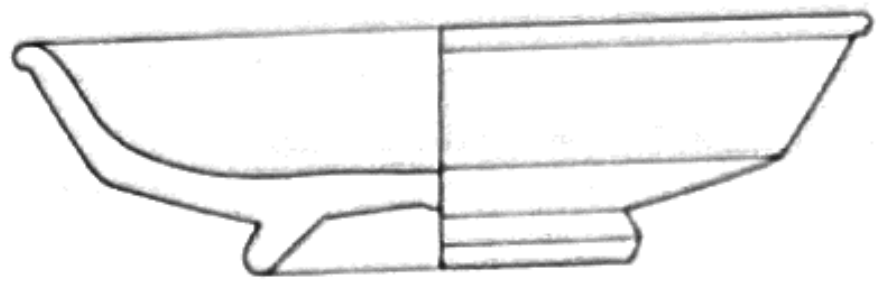
#> input picture data/typology/Drag18-31.png, 886 x 290 px
$ python -i preprocess.py   (imports and definitions only)
#> lines starting #> are read from the running program, lines starting #| are printed output that depends on the picture; after the words box and inside, x2 and y2 are one past the last pixel; in counts of white or black regions, pixels touching at a corner belong together
"""Clean and extract geometric profiles from raw shard and typology scans."""

from utils import load_config, create_dir
import tempfile
import argparse
import logging
import cv2
import cairosvg
import numpy as np
import xml.etree.ElementTree as ET
from pathlib import Path
from tqdm import tqdm

# [1 line that did not run here, left out]

# [1 line that did not run here, left out]
# [1 line that did not run here, left out]
# [1 line that did not run here, left out]
# [1 line that did not run here, left out]

# [1 line not run here, left out]
logger = logging.getLogger(__name__)


# [52 lines left out: functions clean_shard, convert_svg2png, extract_profile_shard, not called in this run]


def get_skeleton(img_path, output_dir):
    """Compute the skeleton of the given image."""
#> called with img_path = '../../data/typology/Drag18-31.png', output_dir = 'out.png'

    img = cv2.imread(img_path, cv2.IMREAD_GRAYSCALE)
#> img is the input picture: shape (290, 886); min 17, max 255, mean 242.2

    blurred = cv2.GaussianBlur(img, (5, 5), 0)

    _, binary = cv2.threshold(blurred, 0, 255, cv2.THRESH_BINARY_INV + cv2.THRESH_OTSU)
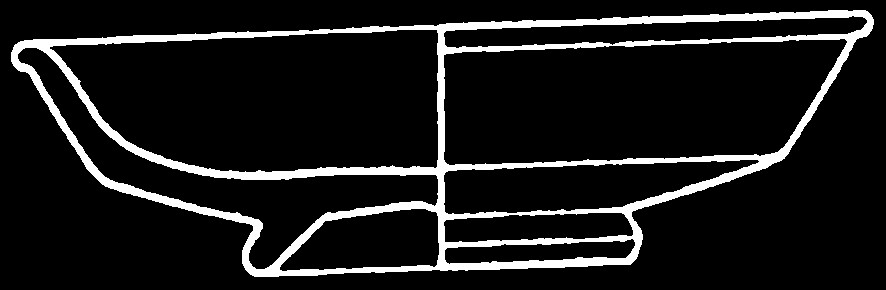
#> binary: shape (290, 886); 10.2% white; 1 white region, box (x1, y1, x2, y2) and area: (11, 10, 874, 277) 26321

    skeleton = cv2.ximgproc.thinning(binary, thinningType=cv2.ximgproc.THINNING_ZHANGSUEN)
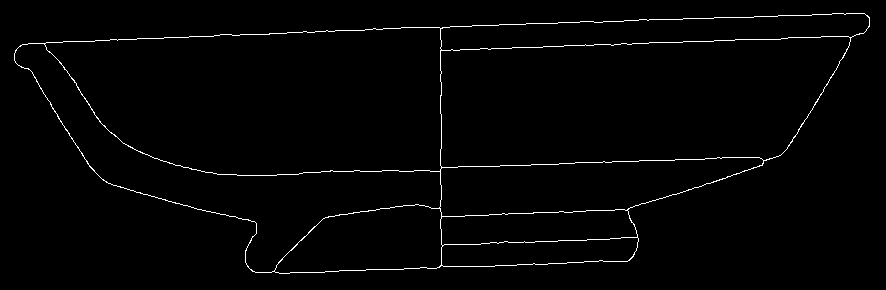
#> skeleton: shape (290, 886); 1.6% white in thin lines or dots, all inside (x1, y1, x2, y2) = (14, 13, 870, 274)

    skeleton = cv2.bitwise_not(skeleton)

    out_path = Path(output_dir) / Path(img_path).name
    cv2.imwrite(out_path, skeleton)


# [120 lines left out: functions crop_typology, preprocess_shards, preprocess_typology, get_args, main, not called in this run]


# [3 lines not run here, left out]

>>> result = get_skeleton('../../data/typology/Drag18-31.png', 'out.png')

$ run again, on data/typology/Drag33.png
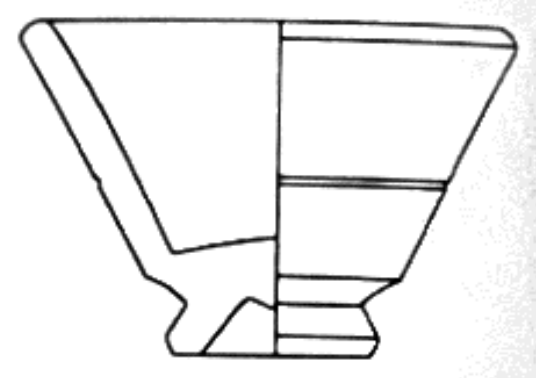
#> input picture data/typology/Drag33.png, 536 x 378 px
#> in get_skeleton, img is the input picture: shape (378, 536); min 0, max 255, mean 239.6
#> in get_skeleton, `_, binary = cv2.threshold(blurred, 0, 255, cv2.THRESH_BINARY_INV + cv2..`:
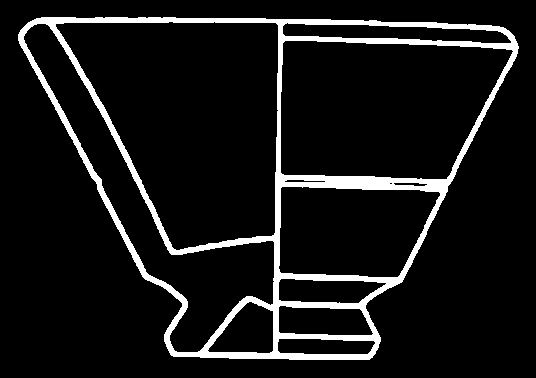
#> binary: shape (378, 536); 8.7% white; 1 white region, box (x1, y1, x2, y2) and area: (18, 17, 519, 360) 17570
#> in get_skeleton, `skeleton = cv2.ximgproc.thinning(binary, thinningType=cv2.ximgproc.THI..`:
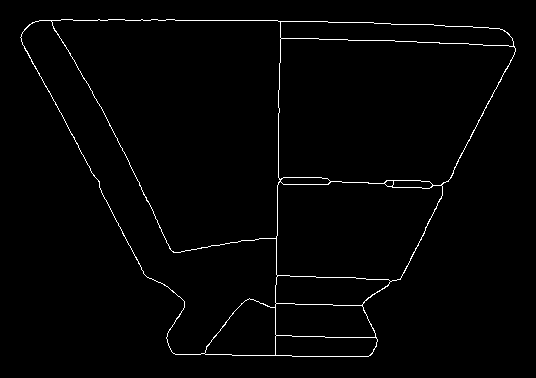
#> skeleton: shape (378, 536); 1.5% white in thin lines or dots, all inside (x1, y1, x2, y2) = (20, 19, 516, 357)

$ run again, on data/typology/Drag37R.png
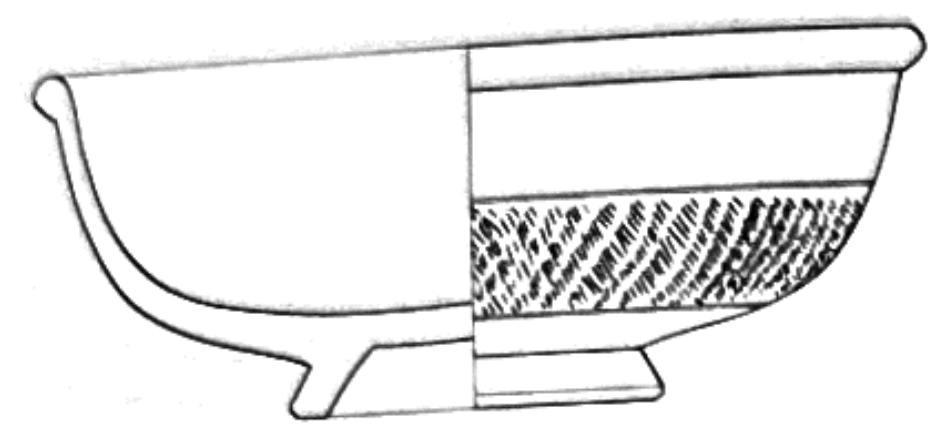
#> input picture data/typology/Drag37R.png, 945 x 442 px
#> in get_skeleton, img is the input picture: shape (442, 945); min 0, max 255, mean 235.3
#> in get_skeleton, `_, binary = cv2.threshold(blurred, 0, 255, cv2.THRESH_BINARY_INV + cv2..`:
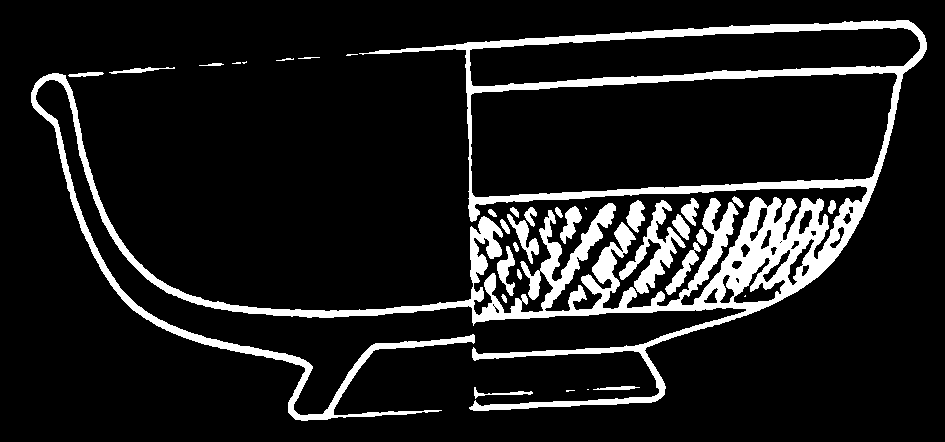
#> binary: shape (442, 945); 11.4% white; 34 white regions (7 under 20 px), largest, box (x1, y1, x2, y2) and area: (31, 20, 927, 421) 41339, (619, 200, 686, 294) 1884, (665, 242, 701, 295) 516
#> in get_skeleton, `skeleton = cv2.ximgproc.thinning(binary, thinningType=cv2.ximgproc.THI..`:
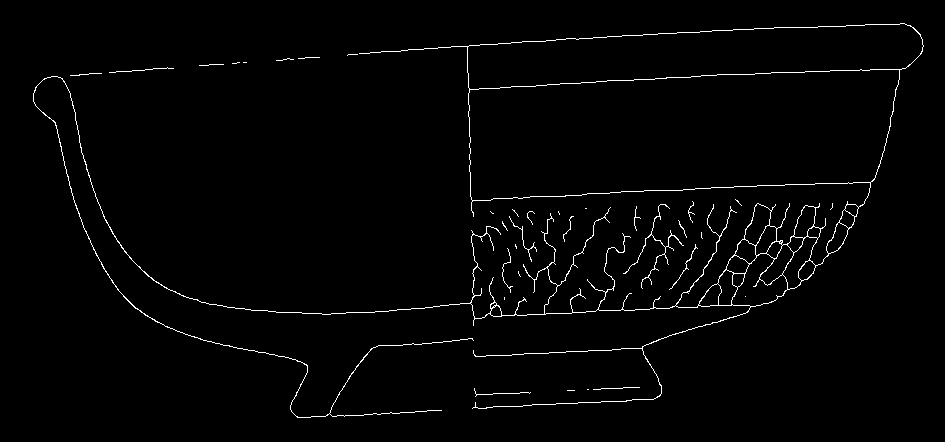
#> skeleton: shape (442, 945); 1.7% white in thin lines or dots, all inside (x1, y1, x2, y2) = (33, 23, 924, 418)
